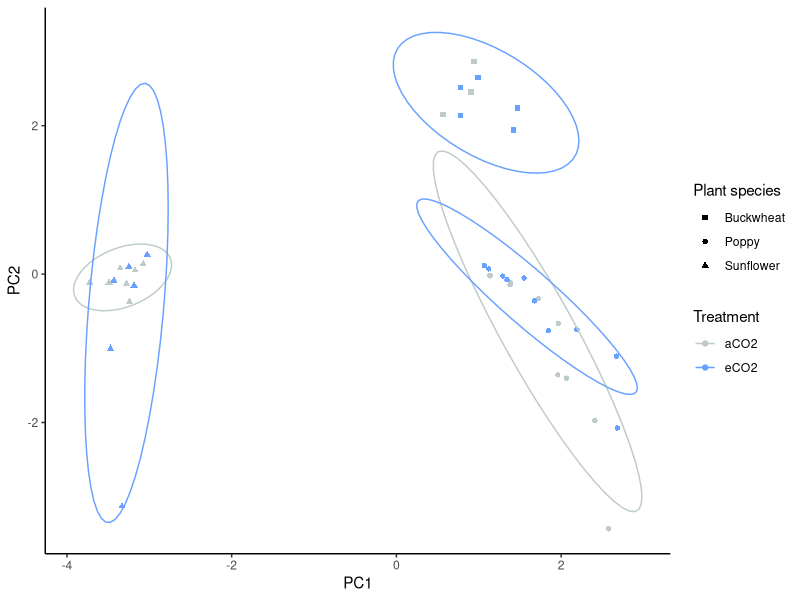
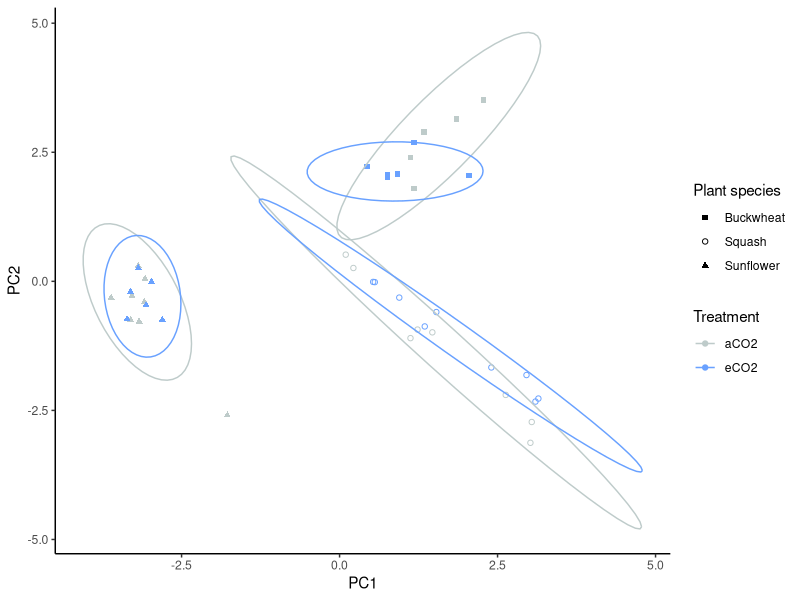

The R source for these figures, in order:
## Bernauer et al. (in prep for SciReports) Elevated atmospheric CO2 has 
## inconsistent effects on pollen chemistry and plant growth across
## flowering plant species

# script to plot and analyze targeted metabolomics from experiment 1

library(ggplot2)
library(tidyverse)

#Load and clean data
data <- read.csv('Pollen_metabolomics_exp1.csv')
data[data == "N/F"] <- NaN
data.1 <- data %>% filter(Round == "1")
data.2 <- data %>% filter(Round == "2")

## Round 1 
# remove Squash data, sample sizes too small
data.1 <- data.1 %>% filter(species != "squash")
# also remove tomato for small sample sizes
data.1 <- data.1 %>% filter(species != "tomato")

#Get list of columns with reasonable data representation across species
cls <- c(6, 12, 13, 14, 15, 16, 19, 21, 22, 23)

#Convert columns to numeric
for(i in 1:length(cls)){
  
  data.1[,cls[i]] <- as.numeric(data.1[,cls[i]])
}

#Run principal components analysis
pc.data.1 <- data.1[,cls]
ind <- complete.cases(pc.data.1)
pc.data.1 <- pc.data.1[ind,]
pca.1 <- prcomp(pc.data.1, scale= TRUE)

#Write PCs back to original data frame
data.1$PC1[ind] <- pca.1$x[,1]
data.1$PC2[ind] <- pca.1$x[,2]

#Generate figure and write to current working directory
data$CO2.treatment <- as.factor(data$CO2.treatment)
data$species <- as.factor(data$species)
dev.off()
ggplot(data.1, aes(x = PC1, y = PC2, colour = CO2.treatment, shape = species))+
  geom_point()+
  stat_ellipse()+
  theme_classic()+
  scale_color_manual(values = c("#becbca","#69a1ff"), 
                     labels = c("aCO2", "eCO2"),
                     name = "Treatment")+
  scale_shape_manual(values = c(15,16,17,18,0),
                     labels = c("Buckwheat", 
                                "Poppy", "Sunflower"),
                     name = "Plant species")

#Test whether CO2 and/or plant species were significant predictors of secondary metabolomics
model <- manova(cbind(PC1, PC2)~CO2.treatment*species, data = data.1)
summary(model)
# both CO2 and species were significant predictors of secondary chemistry but no interaction between the two

## Round 2 
#Get list of columns with reasonable data representation across species
cls <- c(6, 12, 13, 14, 15, 16, 19, 21, 22, 23)

#Convert columns to numeric
for(i in 1:length(cls)){
  
  data.2[,cls[i]] <- as.numeric(data.2[,cls[i]])
}

#Run principal components analysis
pc.data.2 <- data.2[,cls]
ind <- complete.cases(pc.data.2)
pc.data.2 <- pc.data.2[ind,]
pca.2 <- prcomp(pc.data.2, scale= TRUE)

#Write PCs back to original data frame
data.2$PC1[ind] <- pca.2$x[,1]
data.2$PC2[ind] <- pca.2$x[,2]

#Generate figure and write to current working directory
data.2$CO2.treatment <- as.factor(data.2$CO2.treatment)
data.2$species <- as.factor(data.2$species)
dev.off()
ggplot(data.2, aes(x = PC1, y = PC2, colour = CO2.treatment, shape = species))+
  geom_point()+
  stat_ellipse()+
  theme_classic()+
  scale_color_manual(values = c("#becbca","#69a1ff"), 
                     labels = c("aCO2", "eCO2"),
                     name = "Treatment")+
  scale_shape_manual(values = c(15,1,17),
                     labels = c("Buckwheat", 
                                "Squash", "Sunflower"),
                     name = "Plant species")


#Test whether CO2 and/or plant species were significant predictors of secondary metabolomics
model <- manova(cbind(PC1, PC2)~CO2.treatment*species, data = data.2)
summary(model)
# both CO2 and species were significant predictors of secondary chemistry with an interaction between the two

# Compare each species individually
# Buckwheat
bw <- data.2 %>% filter(species == "buckwheat")
model <- manova(cbind(PC1, PC2)~CO2.treatment, data = bw)
summary(model)
# CO2 not significant for BW

# Sunflower
sf <- data.2 %>% filter(species == "sunflower")
model <- manova(cbind(PC1, PC2)~CO2.treatment, data = sf)
summary(model)
# CO2 not significant for SF

#Squash
s <- data.2 %>% filter(species == "squash")
model <- manova(cbind(PC1, PC2)~CO2.treatment, data = s)
summary(model)
# CO2 significant for S


